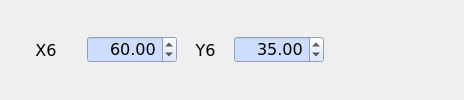
         <widget class="QWidget" name="layoutWidget23_3">
          <property name="font">
           <font>
            <family>Verdana</family>
            <pointsize>12</pointsize>
            <italic>false</italic>
            <bold>false</bold>
           </font>
          </property>
          <layout class="QHBoxLayout" name="horizontalLayout_57">
           <item>
            <widget class="QLabel" name="label_101">
             <property name="minimumSize">
              <size>
               <width>70</width>
               <height>0</height>
              </size>
             </property>
             <property name="maximumSize">
              <size>
               <width>70</width>
               <height>16777215</height>
              </size>
             </property>
             <property name="palette">
              <palette>
               <active>
                <colorrole role="Button">
                 <brush brushstyle="SolidPattern">
                  <color alpha="255">
                   <red>221</red>
                   <green>221</green>
                   <blue>221</blue>
                  </color>
                 </brush>
                </colorrole>
                <colorrole role="Base">
                 <brush brushstyle="SolidPattern">
                  <color alpha="255">
                   <red>221</red>
                   <green>221</green>
                   <blue>221</blue>
                  </color>
                 </brush>
                </colorrole>
                <colorrole role="Window">
                 <brush brushstyle="SolidPattern">
                  <color alpha="255">
                   <red>221</red>
                   <green>221</green>
                   <blue>221</blue>
                  </color>
                 </brush>
                </colorrole>
               </active>
               <inactive>
                <colorrole role="Button">
                 <brush brushstyle="SolidPattern">
                  <color alpha="255">
                   <red>221</red>
                   <green>221</green>
                   <blue>221</blue>
                  </color>
                 </brush>
                </colorrole>
                <colorrole role="Base">
                 <brush brushstyle="SolidPattern">
                  <color alpha="255">
                   <red>221</red>
                   <green>221</green>
                   <blue>221</blue>
                  </color>
                 </brush>
                </colorrole>
                <colorrole role="Window">
                 <brush brushstyle="SolidPattern">
                  <color alpha="255">
                   <red>221</red>
                   <green>221</green>
                   <blue>221</blue>
                  </color>
                 </brush>
                </colorrole>
               </inactive>
               <disabled>
                <colorrole role="Button">
                 <brush brushstyle="SolidPattern">
                  <color alpha="255">
                   <red>221</red>
                   <green>221</green>
                   <blue>221</blue>
                  </color>
                 </brush>
                </colorrole>
                <colorrole role="Base">
                 <brush brushstyle="SolidPattern">
                  <color alpha="255">
                   <red>221</red>
                   <green>221</green>
                   <blue>221</blue>
                  </color>
                 </brush>
                </colorrole>
                <colorrole role="Window">
                 <brush brushstyle="SolidPattern">
                  <color alpha="255">
                   <red>221</red>
                   <green>221</green>
                   <blue>221</blue>
                  </color>
                 </brush>
                </colorrole>
               </disabled>
              </palette>
             </property>
             <property name="font">
              <font>
               <family>Verdana</family>
               <pointsize>12</pointsize>
               <italic>false</italic>
               <bold>false</bold>
              </font>
             </property>
             <property name="layoutDirection">
              <enum>Qt::LeftToRight</enum>
             </property>
             <property name="autoFillBackground">
              <bool>false</bool>
             </property>
             <property name="frameShadow">
              <enum>QFrame::Sunken</enum>
             </property>
             <property name="text">
              <string>X6</string>
             </property>
             <property name="alignment">
              <set>Qt::AlignCenter</set>
             </property>
            </widget>
           </item>
           <item>
            <widget class="QDoubleSpinBox" name="xp6_3">
             <property name="minimumSize">
              <size>
               <width>90</width>
               <height>0</height>
              </size>
             </property>
             <property name="maximumSize">
              <size>
               <width>90</width>
               <height>16777215</height>
              </size>
             </property>
             <property name="styleSheet">
              <string notr="true">background-color: rgb(206, 221, 255);
font: 12pt &quot;Verdana&quot;;</string>
             </property>
             <property name="alignment">
              <set>Qt::AlignRight|Qt::AlignTrailing|Qt::AlignVCenter</set>
             </property>
             <property name="minimum">
              <double>-10000.000000000000000</double>
             </property>
             <property name="maximum">
              <double>10000.000000000000000</double>
             </property>
             <property name="singleStep">
              <double>10.000000000000000</double>
             </property>
             <property name="value">
              <double>60.000000000000000</double>
             </property>
            </widget>
           </item>
           <item>
            <widget class="QLabel" name="label_102">
             <property name="minimumSize">
              <size>
               <width>45</width>
               <height>0</height>
              </size>
             </property>
             <property name="maximumSize">
              <size>
               <width>45</width>
               <height>16777215</height>
              </size>
             </property>
             <property name="palette">
              <palette>
               <active>
                <colorrole role="Button">
                 <brush brushstyle="SolidPattern">
                  <color alpha="255">
                   <red>221</red>
                   <green>221</green>
                   <blue>221</blue>
                  </color>
                 </brush>
                </colorrole>
                <colorrole role="Base">
                 <brush brushstyle="SolidPattern">
                  <color alpha="255">
                   <red>221</red>
                   <green>221</green>
                   <blue>221</blue>
                  </color>
                 </brush>
                </colorrole>
                <colorrole role="Window">
                 <brush brushstyle="SolidPattern">
                  <color alpha="255">
                   <red>221</red>
                   <green>221</green>
                   <blue>221</blue>
                  </color>
                 </brush>
                </colorrole>
               </active>
               <inactive>
                <colorrole role="Button">
                 <brush brushstyle="SolidPattern">
                  <color alpha="255">
                   <red>221</red>
                   <green>221</green>
                   <blue>221</blue>
                  </color>
                 </brush>
                </colorrole>
                <colorrole role="Base">
                 <brush brushstyle="SolidPattern">
                  <color alpha="255">
                   <red>221</red>
                   <green>221</green>
                   <blue>221</blue>
                  </color>
                 </brush>
                </colorrole>
                <colorrole role="Window">
                 <brush brushstyle="SolidPattern">
                  <color alpha="255">
                   <red>221</red>
                   <green>221</green>
                   <blue>221</blue>
                  </color>
                 </brush>
                </colorrole>
               </inactive>
               <disabled>
                <colorrole role="Button">
                 <brush brushstyle="SolidPattern">
                  <color alpha="255">
                   <red>221</red>
                   <green>221</green>
                   <blue>221</blue>
                  </color>
                 </brush>
                </colorrole>
                <colorrole role="Base">
                 <brush brushstyle="SolidPattern">
                  <color alpha="255">
                   <red>221</red>
                   <green>221</green>
                   <blue>221</blue>
                  </color>
                 </brush>
                </colorrole>
                <colorrole role="Window">
                 <brush brushstyle="SolidPattern">
                  <color alpha="255">
                   <red>221</red>
                   <green>221</green>
                   <blue>221</blue>
                  </color>
                 </brush>
                </colorrole>
               </disabled>
              </palette>
             </property>
             <property name="font">
              <font>
               <family>Verdana</family>
               <pointsize>12</pointsize>
               <italic>false</italic>
               <bold>false</bold>
              </font>
             </property>
             <property name="layoutDirection">
              <enum>Qt::LeftToRight</enum>
             </property>
             <property name="autoFillBackground">
              <bool>false</bool>
             </property>
             <property name="frameShadow">
              <enum>QFrame::Sunken</enum>
             </property>
             <property name="text">
              <string>Y6</string>
             </property>
             <property name="alignment">
              <set>Qt::AlignCenter</set>
             </property>
            </widget>
           </item>
           <item>
            <widget class="QDoubleSpinBox" name="yp6_3">
             <property name="minimumSize">
              <size>
               <width>90</width>
               <height>0</height>
              </size>
             </property>
             <property name="maximumSize">
              <size>
               <width>90</width>
               <height>16777215</height>
              </size>
             </property>
             <property name="styleSheet">
              <string notr="true">background-color: rgb(206, 221, 255);
font: 12pt &quot;Verdana&quot;;</string>
             </property>
             <property name="alignment">
              <set>Qt::AlignRight|Qt::AlignTrailing|Qt::AlignVCenter</set>
             </property>
             <property name="minimum">
              <double>-10000.000000000000000</double>
             </property>
             <property name="maximum">
              <double>10000.000000000000000</double>
             </property>
             <property name="singleStep">
              <double>10.000000000000000</double>
             </property>
             <property name="value">
              <double>35.000000000000000</double>
             </property>
            </widget>
           </item>
           <item>
            <widget class="QLineEdit" name="fp_3">
             <property name="enabled">
              <bool>false</bool>
             </property>
             <property name="maximumSize">
              <size>
               <width>16777215</width>
               <height>16777215</height>
              </size>
             </property>
             <property name="font">
              <font>
               <family>Verdana</family>
               <pointsize>9</pointsize>
               <italic>false</italic>
               <bold>false</bold>
              </font>
             </property>
             <property name="styleSheet">
              <string notr="true">font: 9pt &quot;Verdana&quot;;</string>
             </property>
             <property name="frame">
              <bool>false</bool>
             </property>
             <property name="alignment">
              <set>Qt::AlignLeading|Qt::AlignLeft|Qt::AlignVCenter</set>
             </property>
            </widget>
           </item>
          </layout>
         </widget>
